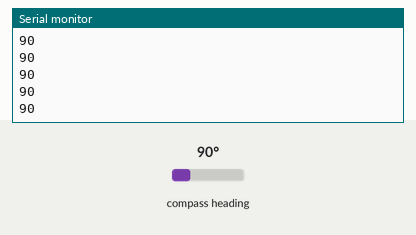
The sketch below on a simulated Arduino Uno, built with avr-gcc and run on an emulated ATmega328P. On the bench: the last lines printed to the serial monitor. Wiring (inferred from the names in the program): CMPS compass at I2C address 0x60. The test bench sets the inputs (shaded band); at power-on: compass heading 90°.

Above: at 1.2 s.
1.3 s: compass heading set to 7°
At 2.0 s:
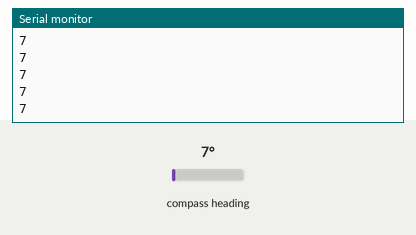
2.8 s: compass heading set to 180°
At 3.3 s:
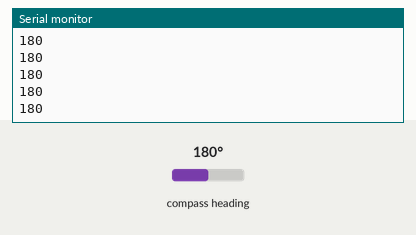
Timing chart, 0 to 5.8 s (numbered marks = the images above; inputs shaded):
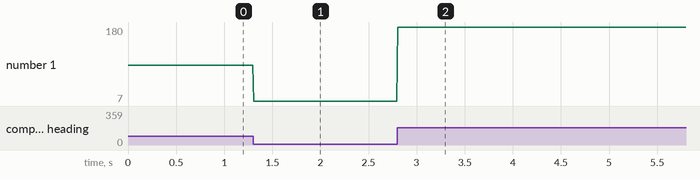

The sketch:

compass.ino
```cpp
/*
CMPS03 with arduino I2C example

This will display a value of 0 - 359 for a full rotation of the compass.

The SDA line is on analog pin 4 of the arduino and is connected to pin 3 of the CMPS03.
The SCL line is on analog pin 5 of the arduino and is conected to pin 2 of the CMPS03.
Both SDA and SCL are also connected to the +5v via a couple of 1k8 resistors.
A switch to callibrate the CMPS03 can be connected between pin 6 of the CMPS03 and the ground.
*/

#include <Wire.h>\

#define ADDRESS 0x60 //defines address of compass

void setup(){
  Wire.begin(); //con7ects I2C
  Serial.begin(9600);
}

void loop(){
  byte highByte;
  byte lowByte;

   Wire.beginTransmission(ADDRESS);      //starts communication with cmps03
   Wire.write(2);                         //Sends the register we wish to read
   Wire.endTransmission();

   Wire.requestFrom(ADDRESS, 2);        //requests high byte
   while(Wire.available() < 2);         //while there is a byte to receive
   highByte = Wire.read();           //reads the byte as an integer
   lowByte = Wire.read();
   int bearing = ((highByte<<8)+lowByte)/10;

   Serial.println(bearing);

   delay(10);
}
```

Measured:
- after the input at 1.3 s, the serial monitor: prints a new line at once (image 1)
- after the input at 2.8 s, the serial monitor: prints a new line at once (image 2)
- plotted number 1: 90 → 7 after the input at 1.3 s, 7 → 180 after the input at 2.8 s
